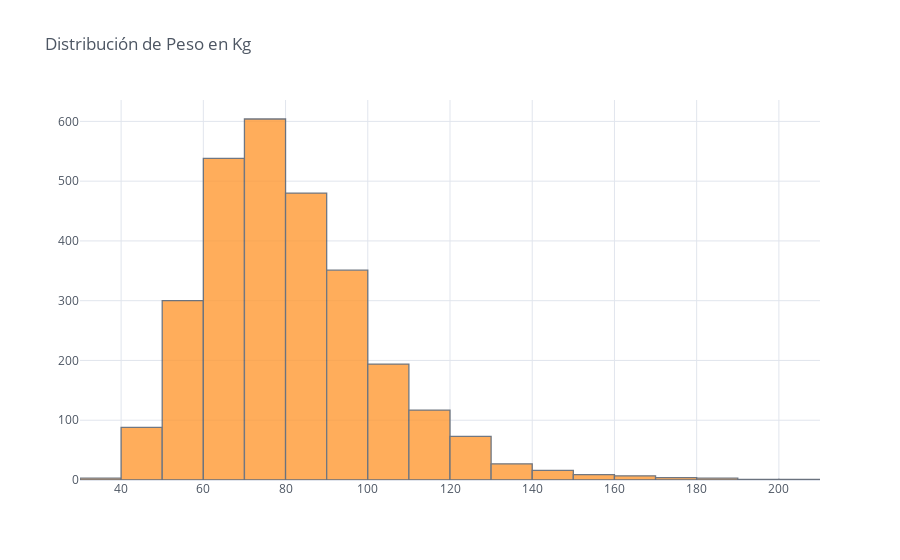

Write notebook code for a chart like this one.
### Code cell
plt.rcParams["figure.figsize"] = (10,7)
nha['PESO_KG'].iplot(kind='histogram',bins=20,theme='White',title='Distribución de Peso en Kg')

### Figure 1 — Plotly figure (JSON) as saved in the notebook; plotly's stock layout.template omitted (floating-point values rounded to 4 significant figures; data arrays with more than 128 entries replaced by an {"elided": "..."} marker saying what was removed)
{"data": [{"histfunc": "count", "histnorm": "", "marker": {"color": "rgba(255, 153, 51, 1.0)", "line": {"color": "#4D5663", "width": 1.3}}, "name": "PESO_KG", "nbinsx": 20, "opacity": 0.8, "orientation": "v", "type": "histogram", "x": {"elided": "2816 float values"}}], "layout": {"barmode": "overlay", "legend": {"bgcolor": "#FFFFFF", "font": {"color": "#4D5663"}}, "paper_bgcolor": "#FFFFFF", "plot_bgcolor": "#FFFFFF", "title": {"font": {"color": "#4D5663"}, "text": "Distribución de Peso en Kg"}, "xaxis": {"gridcolor": "#E1E5ED", "showgrid": true, "tickfont": {"color": "#4D5663"}, "title": {"font": {"color": "#4D5663"}, "text": ""}, "zerolinecolor": "#E1E5ED"}, "yaxis": {"gridcolor": "#E1E5ED", "showgrid": true, "tickfont": {"color": "#4D5663"}, "title": {"font": {"color": "#4D5663"}, "text": ""}, "zerolinecolor": "#E1E5ED"}}}
